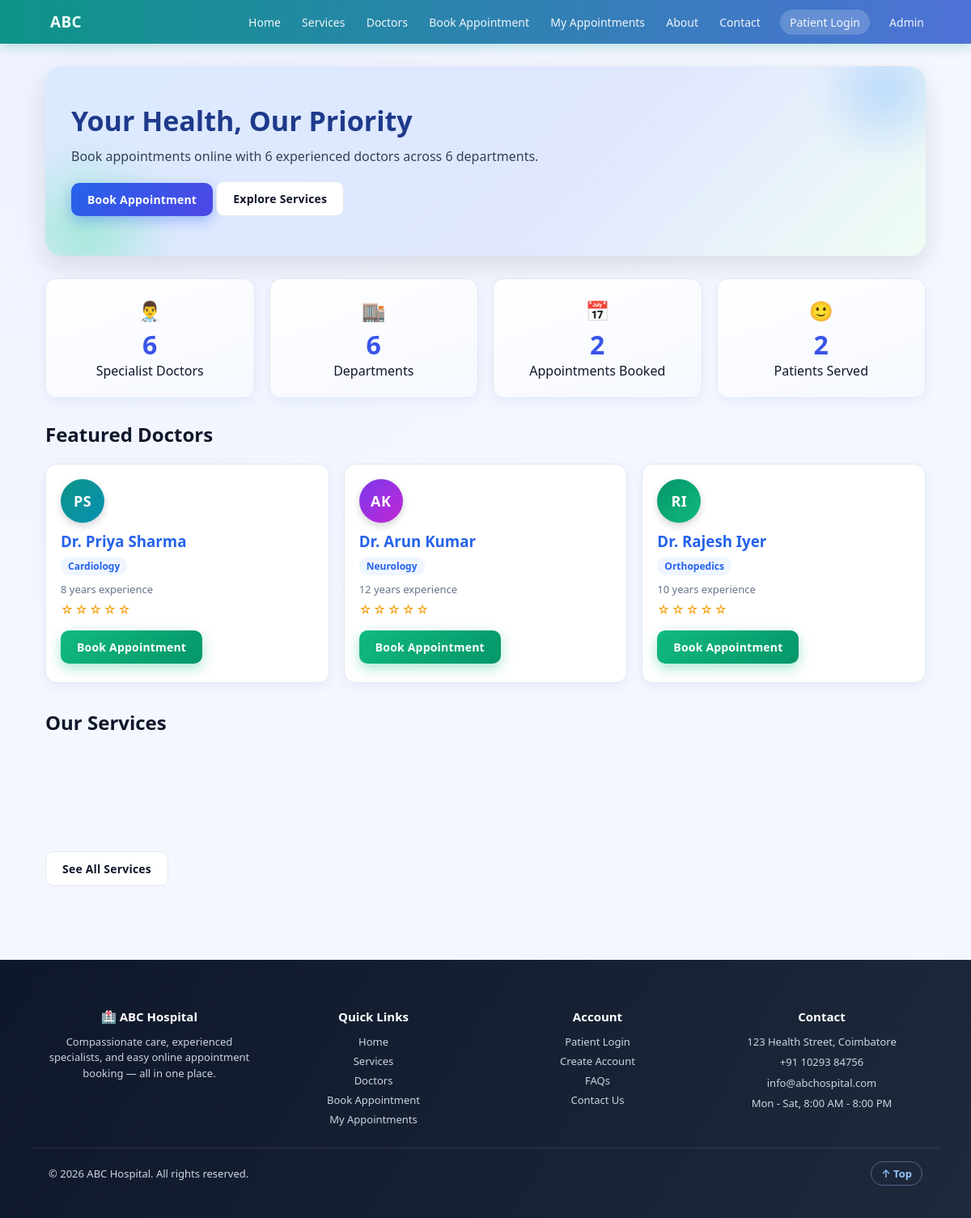
The page / on the database its author committed.
### tables this page shows
CREATE TABLE doctors (
    doctor_id INTEGER PRIMARY KEY AUTOINCREMENT,
    name TEXT NOT NULL,
    department TEXT NOT NULL,
    qualification TEXT,
    experience INTEGER,
    phone TEXT,
    email TEXT,
    available_days TEXT,
    available_time TEXT
, bio TEXT, fee INTEGER);

### includes/functions.php (called while the page is built, shortened)
<?php
function doctorAvatarInitials(string $name): string
{
    $clean = trim(str_ireplace('Dr.', '', $name));
    $parts = preg_split('/\s+/', $clean);
    $initials = '';
    foreach ($parts as $p) {
        if ($p !== '') { $initials .= strtoupper($p[0]); }
        if (strlen($initials) >= 2) break;
    }
    return $initials !== '' ? $initials : 'DR';
}
function doctorAvatarColor(int $doctorId): string
{
    $palette = [
        'linear-gradient(135deg,#2563EB,#4F46E5)',
        'linear-gradient(135deg,#0D9488,#0891B2)',
        'linear-gradient(135deg,#7C3AED,#C026D3)',
        'linear-gradient(135deg,#DB2777,#F97316)',
        'linear-gradient(135deg,#059669,#10B981)',
        'linear-gradient(135deg,#EA580C,#DC2626)',
    ];
    return $palette[$doctorId % count($palette)];
}
function ratingStars(float $avg): string
{
    $full = (int)round($avg);
    $out = '';
    for ($i = 1; $i <= 5; $i++) {
        $out .= $i <= $full ? '★' : '☆';
    }
    return $out;
}
function doctorRating(PDO $pdo, int $doctorId): array
{
    $stmt = $pdo->prepare("SELECT COUNT(*) AS c, AVG(rating) AS a FROM reviews WHERE doctor_id = ? AND status = 'Approved'");
    $stmt->execute([$doctorId]);
    $row = $stmt->fetch(PDO::FETCH_ASSOC);
    $count = (int)($row['c'] ?? 0);
    $avg = $count > 0 ? round((float)$row['a'], 1) : 0.0;
    return ['count' => $count, 'avg' => $avg];
}

### index.php (the view, shortened to what this page needs)
<?php
require __DIR__ . '/database/connect.php';
$doctorCount = (int)$pdo->query('SELECT COUNT(*) FROM doctors')->fetchColumn();
$patientCount = (int)$pdo->query('SELECT COUNT(DISTINCT phone) FROM patients')->fetchColumn();
$apptCount = (int)$pdo->query('SELECT COUNT(*) FROM appointments')->fetchColumn();
$deptCount = count(DEPARTMENTS);
$featured = $pdo->query('SELECT * FROM doctors ORDER BY RANDOM() LIMIT 3')->fetchAll(PDO::FETCH_ASSOC);
require __DIR__ . '/includes/header.php';
?>
<section class="hero">
    <h1>Your Health, Our Priority</h1>
    <p>Book appointments online with <?php echo $doctorCount; ?> experienced doctors across <?php echo $deptCount; ?> departments.</p>
    <a href="appointment.php" class="btn btn-primary">Book Appointment</a>
    <a href="services.php" class="btn btn-outline">Explore Services</a>
</section>
<div class="stat-cards">
    <div class="stat"><div class="stat-icon">👨‍⚕️</div><div class="num"><?php echo $doctorCount; ?></div>Specialist Doctors</div>
    <div class="stat"><div class="stat-icon">🏬</div><div class="num"><?php echo $deptCount; ?></div>Departments</div>
    <div class="stat"><div class="stat-icon">📅</div><div class="num"><?php echo $apptCount; ?></div>Appointments Booked</div>
    <div class="stat"><div class="stat-icon">🙂</div><div class="num"><?php echo $patientCount; ?></div>Patients Served</div>
</div>
<h2>Featured Doctors</h2>
<div class="grid">
<?php foreach ($featured as $doc): $rating = doctorRating($pdo, (int)$doc['doctor_id']); ?>
    <div class="card doctor-card">
        <div class="doc-avatar" style="background:<?php echo doctorAvatarColor((int)$doc['doctor_id']); ?>"><?php echo doctorAvatarInitials($doc['name']); ?></div>
        <h3><a href="doctor.php?id=<?php echo (int)$doc['doctor_id']; ?>"><?php echo htmlspecialchars($doc['name']); ?></a></h3>
        <div class="dept"><?php echo htmlspecialchars($doc['department']); ?></div>
        <div class="meta"><?php echo (int)$doc['experience']; ?> years experience</div>
        <div class="doc-rating"><span class="stars"><?php echo ratingStars($rating['avg']); ?></span></div>
        <a class="btn btn-green" href="appointment.php?doctor_id=<?php echo (int)$doc['doctor_id']; ?>">Book Appointment</a>
    </div>
<?php endforeach; ?>
</div>
<h2 style="margin-top:32px;">Our Services</h2>
<div class="grid">
</div>
<p style="margin-top:14px;"><a href="services.php" class="btn btn-outline">See All Services</a></p>
<?php require __DIR__ . '/includes/footer.php'; ?>

### css/style.css (style rules this page uses)
:root { --blue:#2563EB; --blue2:#3B82F6; --blue-dark:#1E3A8A; --green:#10B981; --green2:#059669; --red:#EF4444; --bg:#F4F7FE; --card:#FFFFFF; --border:#E2E8F0; --text:#0F172A; --muted:#64748B; --shadow:0 4px 14px rgba(37,99,235,0.08); --shadow-lg:0 12px 32px rgba(15,23,42,0.12); --radius:14px; }
* { box-sizing:border-box; }
html { scroll-behavior:smooth; }
body { margin:0;font-family:'Segoe UI',-apple-system,Roboto,Arial,sans-serif; background:radial-gradient(circle at 10% 0%, #EEF2FF 0%, var(--bg) 45%); color:var(--text);animation:pageFade .5s ease both; }
a { color:var(--blue);text-decoration:none;transition:color .2s ease; }
.hero { position:relative;overflow:hidden;border-radius:20px;padding:44px 32px;margin-bottom:28px; background:linear-gradient(135deg,#DBEAFE 0%, #E0E7FF 60%, #F0FDF4 100%); box-shadow:var(--shadow-lg); animation:heroIn .6s cubic-bezier(.2,.7,.2,1) both; }
.hero::before,.hero::after { content:'';position:absolute;border-radius:50%;filter:blur(10px);opacity:.5;z-index:0; animation:float 8s ease-in-out infinite; }
.hero::before { width:180px;height:180px;background:radial-gradient(circle,#93C5FD,transparent 70%);top:-60px;right:-40px; }
.hero::after { width:220px;height:220px;background:radial-gradient(circle,#6EE7B7,transparent 70%);bottom:-80px;left:-60px;animation-delay:2s; }
.hero h1,.hero p,.hero .btn { position:relative;z-index:1; }
.hero h1 { color:var(--blue-dark);margin:0 0 10px;font-size:clamp(24px,4vw,34px); animation:slideUp .6s ease .1s both; }
.hero p { color:#334155;margin:0 0 20px;font-size:16px;animation:slideUp .6s ease .2s both; }
.btn { display:inline-block;padding:11px 20px;border-radius:10px;border:none;cursor:pointer; font-size:14px;font-weight:700;letter-spacing:.2px;position:relative;overflow:hidden; transition:transform .18s ease, box-shadow .18s ease, filter .18s ease; }
.btn-primary { background:linear-gradient(135deg,var(--blue),#4F46E5);color:#fff;box-shadow:0 6px 16px rgba(37,99,235,0.35); }
.btn-green { background:linear-gradient(135deg,var(--green),var(--green2));color:#fff;box-shadow:0 6px 16px rgba(16,185,129,0.35); }
.btn-outline { background:#fff;border:1.5px solid var(--border);color:var(--text); }
.grid { display:grid;gap:18px;grid-template-columns:repeat(auto-fit,minmax(240px,1fr)); }
.card { background:var(--card);border:1px solid var(--border);border-radius:var(--radius);padding:18px; box-shadow:var(--shadow);transition:transform .28s ease, box-shadow .28s ease, border-color .28s ease; opacity:0;transform:translateY(16px); }
.card.in-view { animation:cardIn .5s ease forwards; }
.card h3 { margin:0 0 6px; }
.card .dept { display:inline-block;color:var(--blue);font-weight:700;font-size:12px;background:#EFF6FF; padding:3px 9px;border-radius:20px;margin-bottom:4px; }
.card .meta { color:var(--muted);font-size:13px;margin:4px 0; }
.card .btn { margin-top:10px; }
.stat-cards { display:grid;gap:18px;grid-template-columns:repeat(auto-fit,minmax(190px,1fr));margin-bottom:28px; }
.stat { background:linear-gradient(160deg,#fff,#F5F8FF);border:1px solid var(--border);border-radius:var(--radius); padding:22px;text-align:center;box-shadow:var(--shadow);opacity:0;transform:translateY(14px); transition:transform .25s ease, box-shadow .25s ease; }
.stat.in-view { animation:cardIn .5s ease forwards; }
.stat .num { font-size:32px;font-weight:800;background:linear-gradient(135deg,var(--blue),#4F46E5);-webkit-background-clip:text;background-clip:text;color:transparent; }
.stat-icon { font-size:24px;margin-bottom:4px; }
.doc-avatar { width:54px;height:54px;border-radius:50%;display:flex;align-items:center;justify-content:center; color:#fff;font-weight:800;font-size:18px;letter-spacing:.5px;flex-shrink:0;box-shadow:0 4px 10px rgba(15,23,42,0.18); margin-bottom:10px; }
.doc-rating { margin:6px 0;display:flex;align-items:center;gap:8px;flex-wrap:wrap; }
.stars { color:#F59E0B;letter-spacing:2px;font-size:15px; }

### rows shown on the page
doctors: name "PS", name "Dr. Priya Sharma", department "Cardiology", experience "8", avg "☆☆☆☆☆"
doctors: name "AK", name "Dr. Arun Kumar", department "Neurology", experience "12", avg "☆☆☆☆☆"
doctors: name "RI", name "Dr. Rajesh Iyer", department "Orthopedics", experience "10", avg "☆☆☆☆☆"

### other values the page prints
$doctorCount "6"
$deptCount "6"
